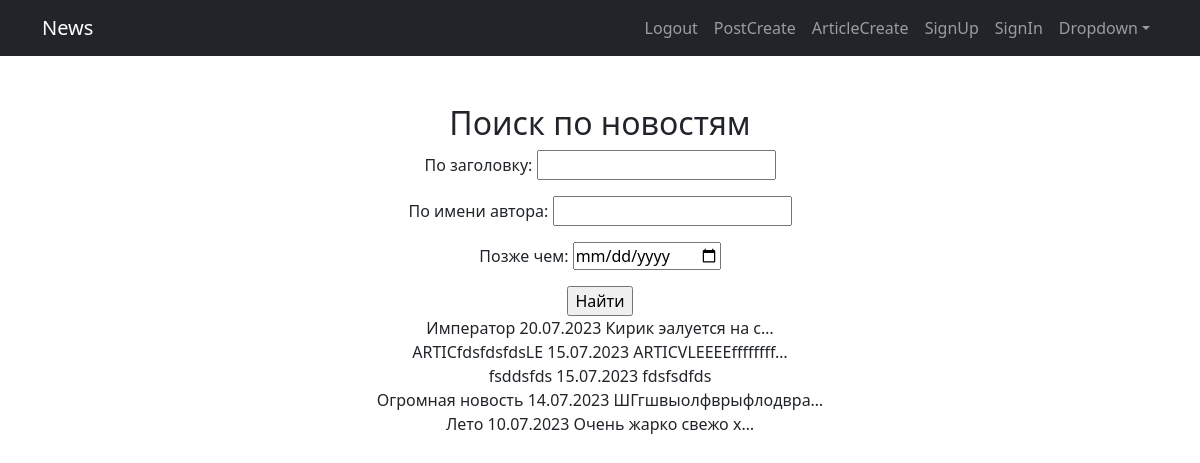
Page /posts/search/ (signed in) on the earlier database version.
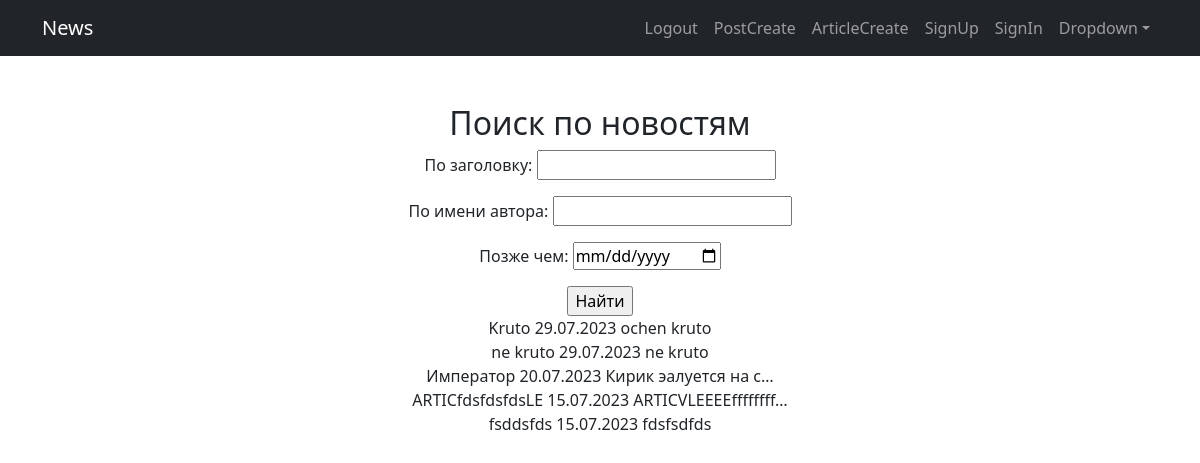
Same page on the later database version.
### news/models.py (models this page shows, shortened)
class Post(models.Model):
    post_author = models.ForeignKey(Author, on_delete=models.CASCADE)
    post_category = models.ManyToManyField(Category)
    article = 'A'
    news = 'N'
    POSITIONS = [
        (article, 'Статья'),
        (news, 'Новость'),
    ]
    category = models.CharField(max_length=1, choices=POSITIONS, default=news)
    date_created = models.DateField(auto_now_add=True)
    title = models.CharField(max_length=50)
    content = models.TextField()
    post_rate = models.IntegerField(default=0)

### news/views.py (the view)
# urls.py: path('search/', NewsSearch.as_view(), name='post_search'),
class NewsSearch(LoginRequiredMixin, ListView):
    model = Post
    template_name = 'post_search.html'
    context_object_name = 'post_search'
    ordering = ['-date_created']
    paginate_by = 5
    def get_queryset(self):
        queryset = super().get_queryset()
        self.filterset = PostFilter(self.request.GET, queryset)
        return self.filterset.qs
    def get_context_data(self, **kwargs):
        context = super().get_context_data(**kwargs)
        context['filterset'] = self.filterset
        return context

### templates/post_search.html (shortened to what this page needs)
{% extends 'flatpages/default.html' %}
{% block content %}
    <h2>Поиск по новостям</h2>
    <form action="" method="get">
        {{ filterset.form.as_p }}
        <input type="submit" value="Найти"/>
    </form>
    {% for post in post_search %}
     <div>
     {{ post.title }}
     {{ post.date_created|date:'d.m.Y' }}
     {{ post.content|truncatechars:20 }}
     </div>
    {% endfor %}
{% endblock content %}

### templates/flatpages/default.html (shortened to what this page needs)
<!DOCTYPE html>
<html lang="en">
    <head>
        {% load static %}
        <link href="{% static 'css/styles.css' %}" rel="stylesheet" />
    </head>
    <body>
        <nav class="navbar navbar-expand-lg navbar-dark bg-dark">
            <div class="container">
                <a class="navbar-brand" href="/posts/">News</a>
                <div class="collapse navbar-collapse" id="navbarSupportedContent">
                    <ul class="navbar-nav ms-auto mb-2 mb-lg-0">
                        <li class="nav-item"><a class="nav-link" href="/posts/logout">Logout</a></li>
                        <li class="nav-item"><a class="nav-link" href="/posts/create">PostCreate</a></li>
                        <li class="nav-item"><a class="nav-link" href="/posts/article/create">ArticleCreate</a></li>
                        <li class="nav-item"><a class="nav-link" href="/accounts/signup">SignUp</a></li>
                        <li class="nav-item"><a class="nav-link" href="/accounts/login">SignIn</a></li>
                        <li class="nav-item dropdown">
                            <a class="nav-link dropdown-toggle" id="navbarDropdown" href="#" role="button" data-bs-toggle="dropdown" aria-expanded="false">Dropdown</a>
                        </li>
                    </ul>
                </div>
            </div>
        </nav>
        <div class="container">
            <div class="text-center mt-5">
                {% block content %}
                {% endblock content %}
            </div>
        </div>
    </body>
</html>

Differences in the rows shown:
no longer on this page (row unchanged): Post: title "Огромная новость", date_created "14.07.2023", content "ШГгшвыолфврыфлодвра…"
no longer on this page (row unchanged): Post: title "Лето", date_created "10.07.2023", content "Очень жарко свежо х…"
added Post: title "Kruto", date_created "29.07.2023", content "ochen kruto"
added Post: title "ne kruto", date_created "29.07.2023", content "ne kruto"
